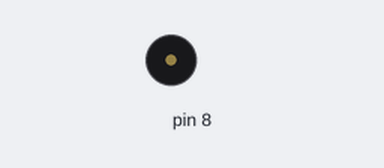
Simulated run of this sketch. Board: Arduino Uno, built with avr-gcc and run on an emulated ATmega328P. Shown: buzzer (waves = sounding).

Above: at 0.1 s.
At 6.9 s:
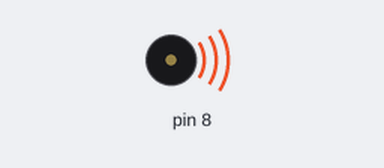
Timing chart, 0 to 9.8 s (numbered marks = the images above):
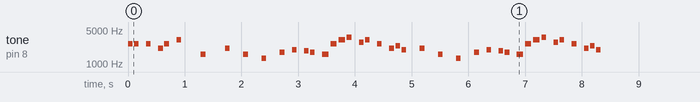

The sketch:

toneMelody.ino
```cpp
#include "pitches.h"
#include <StandardCplusplus.h>
#include <vector>

#define NO_SOUND 0
using namespace std;


// notes in the melody:
/*
int melody[] = {
  NOTE_C4, NOTE_G3, NOTE_G3, NOTE_A3, NOTE_G3, 0, NOTE_B3, NOTE_C4
};*/

//Mario theme
int melody[] = {
  NOTE_E7, NOTE_E7, 0, NOTE_E7, 0, NOTE_C7, NOTE_E7, 0,
  NOTE_G7, 0, 0,  0, NOTE_G6, 0, 0, 0,
  NOTE_C7, 0, 0, NOTE_G6,
  0, 0, NOTE_E6, 0,
  0, NOTE_A6, 0, NOTE_B6,
  0, NOTE_AS6, NOTE_A6, 0,

  NOTE_G6, NOTE_E7, NOTE_G7,
  NOTE_A7, 0, NOTE_F7, NOTE_G7,
  0, NOTE_E7, 0,NOTE_C7,
  NOTE_D7, NOTE_B6, 0, 0,

  NOTE_C7, 0, 0, NOTE_G6,
  0, 0, NOTE_E6, 0,
  0, NOTE_A6, 0, NOTE_B6,
  0, NOTE_AS6, NOTE_A6, 0,

  NOTE_G6, NOTE_E7, NOTE_G7,
  NOTE_A7, 0, NOTE_F7, NOTE_G7,
  0, NOTE_E7, 0,NOTE_C7,
  NOTE_D7, NOTE_B6, 0, 0
};
/*Mario Underworld Theme
int melody[] = {
  NOTE_C4, NOTE_C5, NOTE_A3, NOTE_A4,
  NOTE_AS3, NOTE_AS4, 0,
  0,
  NOTE_C4, NOTE_C5, NOTE_A3, NOTE_A4,
  NOTE_AS3, NOTE_AS4, 0,
  0,
  NOTE_F3, NOTE_F4, NOTE_D3, NOTE_D4,
  NOTE_DS3, NOTE_DS4, 0,
  0,
  NOTE_F3, NOTE_F4, NOTE_D3, NOTE_D4,
  NOTE_DS3, NOTE_DS4, 0,
  0, NOTE_DS4, NOTE_CS4, NOTE_D4,
  NOTE_CS4, NOTE_DS4,
  NOTE_DS4, NOTE_GS3,
  NOTE_G3, NOTE_CS4,
  NOTE_C4, NOTE_FS4,NOTE_F4, NOTE_E3, NOTE_AS4, NOTE_A4,
  NOTE_GS4, NOTE_DS4, NOTE_B3,
  NOTE_AS3, NOTE_A3, NOTE_GS3,
  0, 0, 0
};*/
/*//JAMES BOND
int melody[] = {
  NOTE_G4,NOTE_G4,NO_SOUND,NOTE_G4,NOTE_G4,NO_SOUND,NOTE_G4,NOTE_G4,NOTE_G4,NOTE_G4,NOTE_G4,
   NOTE_B3,NOTE_G3,NOTE_C4,NOTE_G3,NOTE_CS4,NOTE_G3,NOTE_C4,NOTE_G3,NOTE_B3,NOTE_G3,NOTE_C4,NOTE_G3,NOTE_CS4,NOTE_G3,NOTE_C4,NOTE_G3,
   NOTE_E4,NOTE_F4,NOTE_F4,NOTE_F4,NOTE_F4,NOTE_E4,NOTE_E4,NOTE_E4,
   NOTE_E4,NOTE_G4,NOTE_G4,NOTE_G4,NOTE_G4,NOTE_E4,NOTE_E4,NOTE_E4,
   //Introduction
  NOTE_E4,NOTE_F4,NOTE_F4,NOTE_F4,NOTE_F4,NOTE_E4,NOTE_E4,NOTE_E4,
  NOTE_E4,NOTE_G4,NOTE_G4,NOTE_G4,NOTE_G4,NOTE_E4,NOTE_E4,NOTE_E4,
  NOTE_E4,NOTE_F4,NOTE_F4,NOTE_F4,NOTE_F4,NOTE_E4,NOTE_E4,NOTE_E4,
  NOTE_E4,NOTE_G4,NOTE_G4,NOTE_G4,NOTE_G4,NOTE_E4,NOTE_E4,NOTE_E4,
  NOTE_DS5,NOTE_D5,NOTE_B4,NOTE_A4,NOTE_B4,
  NOTE_E4,NOTE_G4,NOTE_DS5,NOTE_D5,NOTE_G4,NOTE_B4,
  NOTE_B4,NOTE_FS5,NOTE_F5,NOTE_B4,NOTE_D5,NOTE_AS5,
  NOTE_A5,NOTE_F5,NOTE_A5,NOTE_DS6,NOTE_D6,NO_SOUND
};*/

/* Jingle Bell
int melody[] = {
NOTE_E6, NOTE_E6, NOTE_E6,
NOTE_E6, NOTE_E6, NOTE_E6,
NOTE_E6, NOTE_G6, NOTE_C6,
NOTE_D6, NOTE_E6, NOTE_F6,
NOTE_F6, NOTE_F6, NOTE_F6,
NOTE_F6, NOTE_E6, NOTE_E6,
NOTE_E6, NOTE_E6, NOTE_D6,
NOTE_D6, NOTE_E6, NOTE_D6,
NOTE_G6, NOTE_E6, NOTE_E6,
NOTE_E6, NOTE_E6, NOTE_E6,
NOTE_E6, NOTE_E6, NOTE_G6,
NOTE_C6, NOTE_D6, NOTE_E6,
NOTE_F6, NOTE_F6, NOTE_F6,
NOTE_F6, NOTE_F6, NOTE_E6,
NOTE_E6, NOTE_E6, NOTE_G6,
NOTE_G6, NOTE_E6, NOTE_D6,
NOTE_C6};
*/

/*
vector<int> melody = {
  NOTE_E4, NOTE_DS4, NOTE_E4,
  NOTE_DS4, NOTE_E4, NOTE_B3,
  NOTE_D4, NOTE_C4, NOTE_A3,
  NOTE_D3, NOTE_F3, NOTE_A3,
  NOTE_B3, NOTE_F3, NOTE_AS3,
  NOTE_B3, NOTE_C4, NOTE_E4,
  NOTE_DS4, NOTE_E4, NOTE_DS4,
  NOTE_E4, NOTE_B3, NOTE_D4,
  NOTE_C4, NOTE_A3, NOTE_D3,
  NOTE_F3, NOTE_A3, NOTE_B3,
  NOTE_F3, NOTE_A3, NOTE_B3,
  NOTE_C4, NOTE_E4, NOTE_DS4,
  NOTE_E4, NOTE_B3, NOTE_D4,
  NOTE_C4, NOTE_A3, NOTE_D3,
  NOTE_F3, NOTE_A3, NOTE_B3,
  NOTE_F3, NOTE_C4, NOTE_B3,
  NOTE_A3
};*/


// note durations: 4 = quarter note, 8 = eighth note, etc.:
/*int noteDurations[] = {
  4, 8, 8, 4, 4, 4, 4, 4
};*/
/*// JAMES BOND
int noteDurations[] = {
  8,8,2,8,8,2,16,8,16,8,8,
   2,4,2,4,2,4,2,4,2,4,2,4,2,4,2,4,
   8,16,16,8,4,8,8,8,
   8,16,16,8,4,8,8,8,
  8,16,16,8,4,8,8,8,
  8,16,16,8,4,8,8,8,
  8,16,16,8,4,8,8,8,
  8,16,16,8,4,8,8,8,
  8,2,8,8,1,
  8,4,8,4,8,8,
  8,8,4,8,4,8,
  4,8,4,8,3
};*/

/* Jingle Bell
int noteDurations[] = {
4, 4, 2,
4, 4, 2,
4, 4, 4,
4, 1, 4,
4, 4, 4,
4, 4, 4,
4, 4, 4,
4, 4, 2,
2, 4, 4,
2, 4, 4,
2, 4, 4,
4, 4, 1,
4, 4, 4,
4, 4, 4,
4, 4, 4,
4, 4, 4,
1};*/


//  Mario Theme
int noteDurations[] = {
  12, 12, 12, 12,
  12, 12, 12, 12,
  12, 12, 12, 12,
  12, 12, 12, 12,

  12, 12, 12, 12,
  12, 12, 12, 12,
  12, 12, 12, 12,
  12, 12, 12, 12,

  9, 9, 9,
  12, 12, 12, 12,
  12, 12, 12, 12,
  12, 12, 12, 12,

  12, 12, 12, 12,
  12, 12, 12, 12,
  12, 12, 12, 12,
  12, 12, 12, 12,

  9, 9, 9,
  12, 12, 12, 12,
  12, 12, 12, 12,
  12, 12, 12, 12,
};

/* Mario Underworld Theme
int noteDurations[] = {
  12, 12, 12, 12,
  12, 12, 6,
  3,
  12, 12, 12, 12,
  12, 12, 6,
  3,
  12, 12, 12, 12,
  12, 12, 6,
  3,
  12, 12, 12, 12,
  12, 12, 6,
  6, 18, 18, 18,
  6, 6,
  6, 6,
  6, 6,
  18, 18, 18,18, 18, 18,
  10, 10, 10,
  10, 10, 10,
  3, 3, 3
};*/

void setup() {
  // iterate over the notes of the melody:
  int length = sizeof(melody) / sizeof(melody[0]);
  //int length = melody.size();
  for (int thisNote = 0; thisNote < length; thisNote++) {

    // to calculate the note duration, take one second
    // divided by the note type.
    //e.g. quarter note = 1000 / 4, eighth note = 1000/8, etc.
    int noteDuration = 1000 / noteDurations[thisNote];
    tone(8, melody[thisNote], noteDuration);

    // to distinguish the notes, set a minimum time between them.
    // the note's duration + 30% seems to work well:
    int pauseBetweenNotes = noteDuration * 1.30;
    delay(pauseBetweenNotes);
    // stop the tone playing:
    noTone(8);
  }
}

void loop() {
  // no need to repeat the melody.
}
```

pitches.h
```cpp
/*************************************************
 * Public Constants
 *************************************************/

#define NOTE_B0  31
#define NOTE_C1  33
#define NOTE_CS1 35
#define NOTE_D1  37
#define NOTE_DS1 39
#define NOTE_E1  41
#define NOTE_F1  44
#define NOTE_FS1 46
#define NOTE_G1  49
#define NOTE_GS1 52
#define NOTE_A1  55
#define NOTE_AS1 58
#define NOTE_B1  62
#define NOTE_C2  65
#define NOTE_CS2 69
#define NOTE_D2  73
#define NOTE_DS2 78
#define NOTE_E2  82
#define NOTE_F2  87
#define NOTE_FS2 93
#define NOTE_G2  98
#define NOTE_GS2 104
#define NOTE_A2  110
#define NOTE_AS2 117
#define NOTE_B2  123
#define NOTE_C3  131
#define NOTE_CS3 139
#define NOTE_D3  147
#define NOTE_DS3 156
#define NOTE_E3  165
#define NOTE_F3  175
#define NOTE_FS3 185
#define NOTE_G3  196
#define NOTE_GS3 208
#define NOTE_A3  220
#define NOTE_AS3 233
#define NOTE_B3  247
#define NOTE_C4  262
#define NOTE_CS4 277
#define NOTE_D4  294
#define NOTE_DS4 311
#define NOTE_E4  330
#define NOTE_F4  349
#define NOTE_FS4 370
#define NOTE_G4  392
#define NOTE_GS4 415
#define NOTE_A4  440
#define NOTE_AS4 466
#define NOTE_B4  494
#define NOTE_C5  523
#define NOTE_CS5 554
#define NOTE_D5  587
#define NOTE_DS5 622
#define NOTE_E5  659
#define NOTE_F5  698
#define NOTE_FS5 740
#define NOTE_G5  784
#define NOTE_GS5 831
#define NOTE_A5  880
#define NOTE_AS5 932
#define NOTE_B5  988
#define NOTE_C6  1047
#define NOTE_CS6 1109
#define NOTE_D6  1175
#define NOTE_DS6 1245
#define NOTE_E6  1319
#define NOTE_F6  1397
#define NOTE_FS6 1480
#define NOTE_G6  1568
#define NOTE_GS6 1661
#define NOTE_A6  1760
#define NOTE_AS6 1865
#define NOTE_B6  1976
#define NOTE_C7  2093
#define NOTE_CS7 2217
#define NOTE_D7  2349
#define NOTE_DS7 2489
#define NOTE_E7  2637
#define NOTE_F7  2794
#define NOTE_FS7 2960
#define NOTE_G7  3136
#define NOTE_GS7 3322
#define NOTE_A7  3520
#define NOTE_AS7 3729
#define NOTE_B7  3951
#define NOTE_C8  4186
#define NOTE_CS8 4435
#define NOTE_D8  4699
#define NOTE_DS8 4978
```
